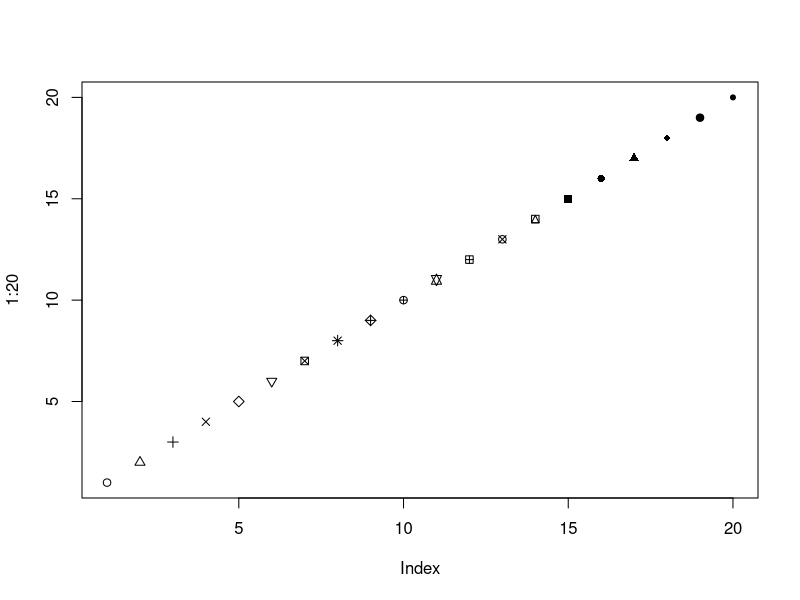

Source code (R):
## ---- chunk 1
..QuestionCount.. <- 0
..TextCount.. <- 0
NextQuestionNumber <- function(){
  ..QuestionCount.. <<- ..QuestionCount..+1
  return(..QuestionCount..)
}
NextTextNumber <- function(){
  ..TextCount.. <<- ..TextCount..+1
  return(..TextCount..)
}
Question <- function(name=NextQuestionNumber(),...){
  dots <- list(...)
  nms <- names(dots)
  res <- paste("<select name='in",name,
               "'><option value='NA' selected>UNANSWERED</option>",
               sep="")
  for (k in 1:length(dots)) {
    opt <- paste("<option value='",dots[[k]],"'>",nms[k],"</option>",sep="")
    res <- paste(res, opt)
  }
  res <- paste(res, 
               paste("</select><span id='out",name,
                     "' class='shiny-html-output'> </span>",sep=""))
  return(res)
}
TrueOrFalse <- function(name=NextQuestionNumber(),ans=TRUE) {
  Question(name=name,"TRUE"=ans,"FALSE"=!ans)
}

TextEntry <- function(name=NextTextNumber(),default=""){
  res <- paste("<textarea cols='60' rows='5' name='text",
               name,"'>",default,"</textarea>",sep="")
  res <- paste(res, paste("<span id='tout",name,
                          "' class='shiny-html-output'></span>",sep=""))
  return(res)
}
## ---- chunk 2
plot(1:20, pch=1:20)
